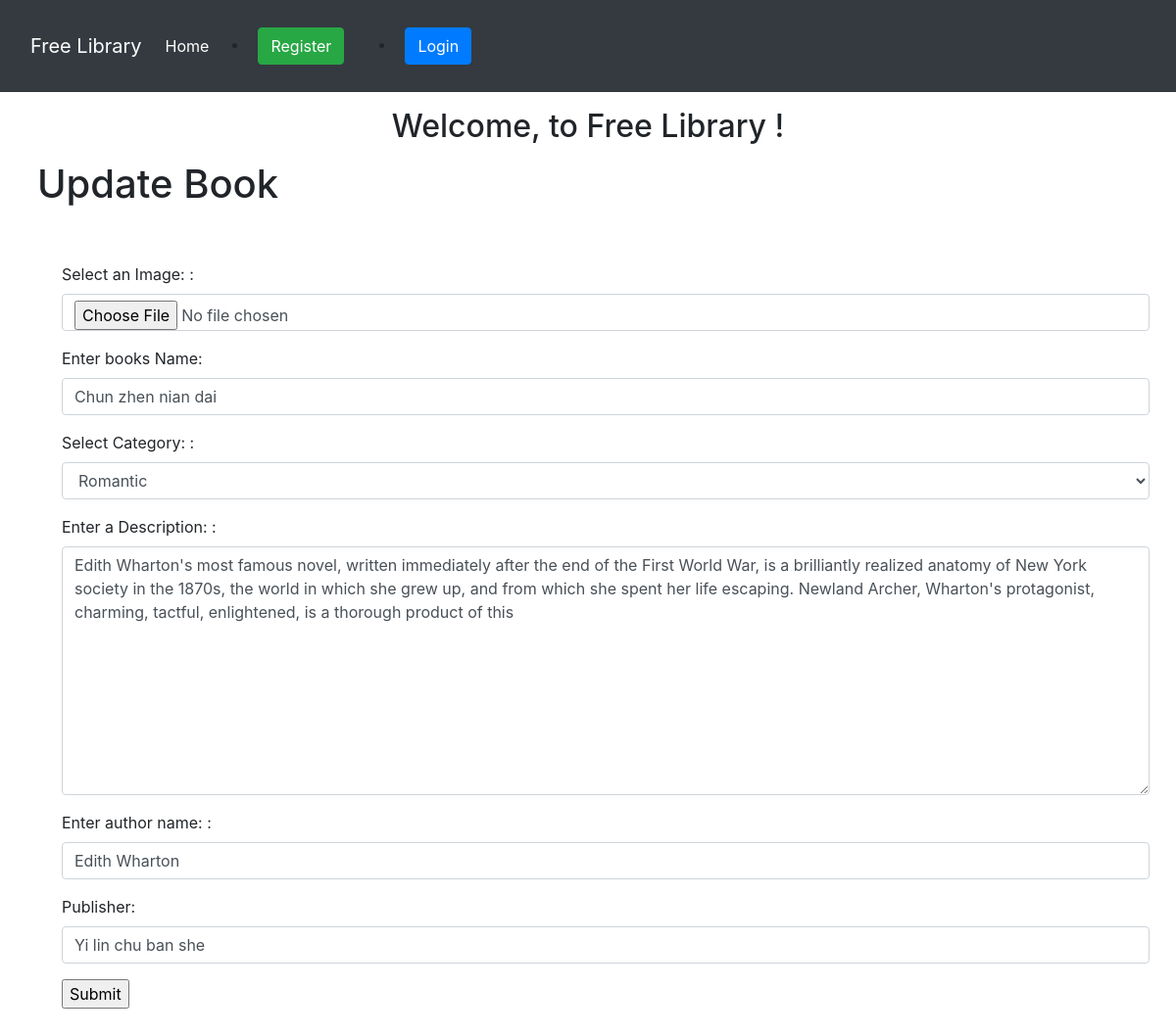
Page /updateBook/3/ on the committed database.
### api/models.py (models this page shows, shortened)
class Books(models.Model):
    image = models.ImageField(null=False, blank=False)
    category = models.ForeignKey(Category, on_delete= models.CASCADE)
    title = models.CharField(max_length=250)
    description = models.TextField(blank=True, null= True)
    author = models.TextField(blank=True, null= True)
    publisher = models.CharField(max_length=250)

### api/views.py (the view)
# urls.py: path('updateBook/<int:pk>/', views.updateBook, name='updateBook'),
def updateBook(request,pk):
    book = Books.objects.get(id=pk)
    form = BooksForm(instance=book)
    if request.method == 'POST':
        form = BooksForm(request.POST, request.FILES, instance=book)
        if form.is_valid():
            form.save()
            return redirect('showBooks')
    context = {
        "form":form
    }
    return render(request, 'updateBook.html', context)

### api/forms.py
class BooksForm(forms.ModelForm):
    class Meta:
        model = Books
        fields = ['image', 'title', 'category',  'description','author','publisher']
        widgets = {
            'image': forms.FileInput(attrs={'class': 'form-control'}),
            'title': forms.TextInput(attrs={'class': 'form-control'}),
            'category': forms.Select(attrs={'class': 'form-control'}),
            'author': forms.TextInput(attrs={'class': 'form-control'}),
            'publisher': forms.TextInput(attrs={'class': 'form-control'}),
            'description': forms.Textarea(attrs={'class': 'form-control'}),
        }
        labels = {
            'title' : 'Enter books Name:',
            'image': 'Select an Image: ',
            'category': 'Select Category: ',
            'author': 'Enter author name: ',
            'description': 'Enter a Description: ',
        }

### api/models.py (called while the page is built)
    def __str__(self):
        return self.name

### api/templates/updateBook.html (shortened to what this page needs)
{% extends 'home.html' %}
{% block content %}
<h1 style="font-size: 40px; margin-left: 30px;" class="p-2">
    Update Book
 </h1>
 <div class="container m-5">
     <form action="" method="post" enctype="multipart/form-data">
         {{ form.as_p }}
         <input type="submit" name="Submit">
     </form>
 </div>
{% endblock %}

### rows in the picture
Books: title "Chun zhen nian dai", category "Romantic", description "Edith Wharton's most famous novel, written immediately after the end of the First World War, is a brilliantly realized anatomy of New York society in the 1870s, the world in which she grew up, and from which she spent her life escaping. Newland Archer, Wharton's protagonist, charming, tactful, enlightened, is a thorough product of this", author "Edith Wharton", publisher "Yi lin chu ban she"
